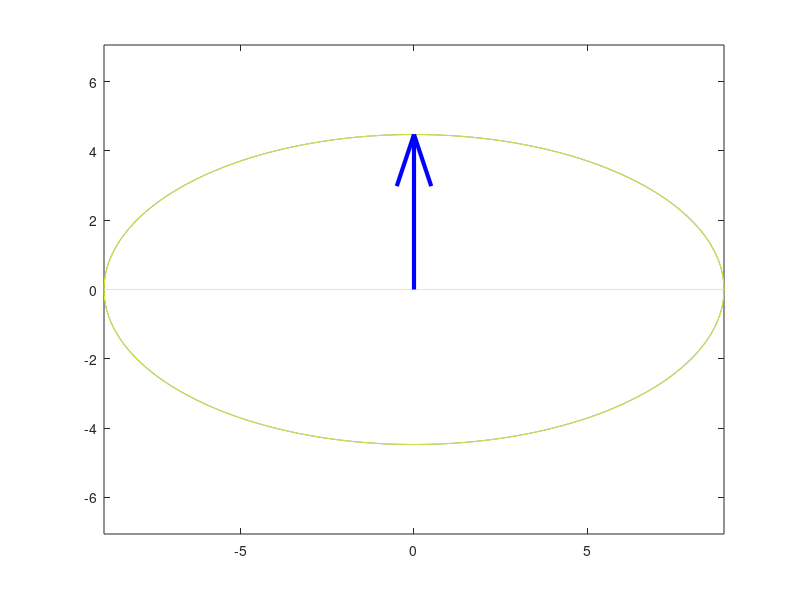

Source code (MATLAB):
A = [4 0;
   3 -5;];
[U, S, V] = svd(A);
SignChanger = [1 0; 0 -1;];
U = U * SignChanger;
V = V * SignChanger;
HASIL = V'*[1; 1;];
JariKuadrat = HASIL(1,1)*HASIL(1,1) + HASIL(2,1) * HASIL(2,1);
Jari2 = sqrt(JariKuadrat);
x = -Jari2 : 0.001 : Jari2;
x = [x Jari2];
[mx, nx] = size(x);
y1 = zeros(1, nx);
y2 = zeros(1, nx);
for i = 1:nx
    y1(1, i) = sqrt(JariKuadrat - x(1, i)*x(1,i));
    y2(1, i) = -sqrt(JariKuadrat - x(1, i)*x(1,i));
end
x = [x x];
y = [y1 y2];
pengelips = S*[x; y;];
[mx, nx] = size(pengelips);
HASIL = S*HASIL;
plot(pengelips(1,1:nx), pengelips(2,1:nx), pengelips(1,1:nx), pengelips(2,1:nx), 'color', 'y')
hold on
quiver(0, 0, HASIL(1,1), HASIL(2,1), 'linewidth', 3, 'color', 'b', 'AutoScale','off')
axis equal
HASIL